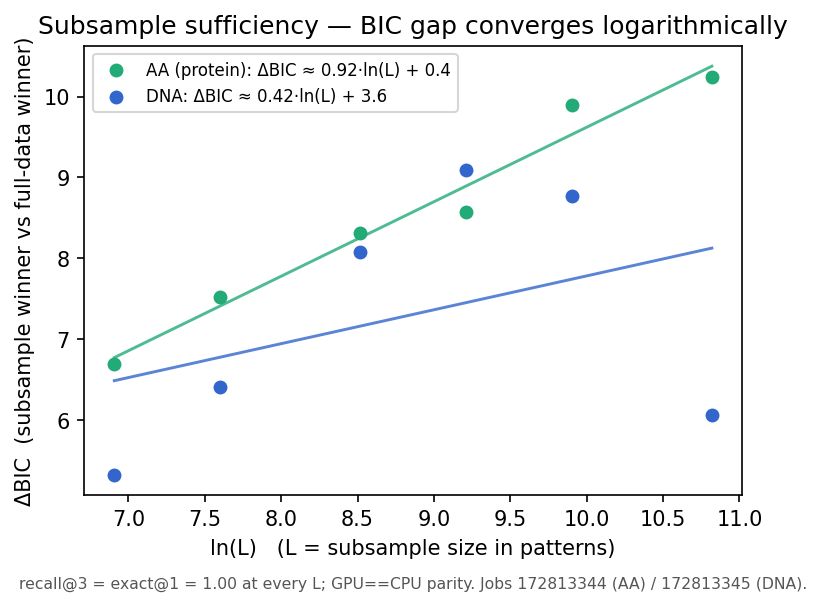

Write Python code to recreate this figure.
#!/usr/bin/env python3
"""Figure 8 — subsample sufficiency: BIC converges logarithmically.

On the shipped GPU JOLT ModelFinder pipeline (-m MF --jolt --gpu), the full-data winner is recovered from a
tiny site subsample: recall@3 = exact@1 = 1.00 at every L. The gap to the full-data BIC shrinks as
ΔBIC ≈ Δp·ln(L) — the penalty-dominated logarithmic regime. Slopes fitted here (least squares) reproduce the
verified 0.92 (AA) / 0.42 (DNA). GPU==CPU parity (AA winner LG+G4, DNA winner F81+F+G4).

Data: figures/data/dBIC_vs_lnL_{aa1m,dna1m}.csv (jobs 172813344 / 172813345). Run: python3 fig08_subsuff_logbic.py
"""
import csv, os
import matplotlib
matplotlib.use("Agg")
import matplotlib.pyplot as plt

HERE = os.path.dirname(__file__)

def load(name):
    xs, ys = [], []
    for r in csv.DictReader(open(os.path.join(HERE, "data", name))):
        xs.append(float(r["lnL_val"])); ys.append(float(r["mean_dBIC"]))
    return xs, ys

def fit(xs, ys):
    n = len(xs); mx = sum(xs)/n; my = sum(ys)/n
    slope = sum((x-mx)*(y-my) for x, y in zip(xs, ys)) / sum((x-mx)**2 for x in xs)
    return slope, my - slope*mx

fig, ax = plt.subplots(figsize=(5.6, 4.2))
for name, color, tag in [("dBIC_vs_lnL_aa1m.csv", "#2a7", "AA (protein)"),
                         ("dBIC_vs_lnL_dna1m.csv", "#36c", "DNA")]:
    path = os.path.join(HERE, "data", name)
    if not os.path.exists(path):
        continue
    xs, ys = load(name); m, b = fit(xs, ys)
    ax.scatter(xs, ys, color=color, s=32, zorder=3, label=f"{tag}: ΔBIC ≈ {m:.2f}·ln(L) + {b:.1f}")
    lo, hi = min(xs), max(xs)
    ax.plot([lo, hi], [m*lo+b, m*hi+b], color=color, lw=1.4, alpha=0.8, zorder=2)

ax.set_xlabel("ln(L)   (L = subsample size in patterns)")
ax.set_ylabel("ΔBIC  (subsample winner vs full-data winner)")
ax.set_title("Subsample sufficiency — BIC gap converges logarithmically")
ax.legend(fontsize=8, loc="upper left")
ax.text(0.5, -0.18, "recall@3 = exact@1 = 1.00 at every L; GPU==CPU parity. Jobs 172813344 (AA) / 172813345 (DNA).",
        transform=ax.transAxes, ha="center", va="top", fontsize=7.5, color="#555")
plt.tight_layout()
out = os.path.join(HERE, "fig08_subsuff_logbic.pdf")
plt.savefig(out, bbox_inches="tight"); plt.savefig(out.replace(".pdf", ".png"), dpi=150, bbox_inches="tight")
print("wrote", out)
